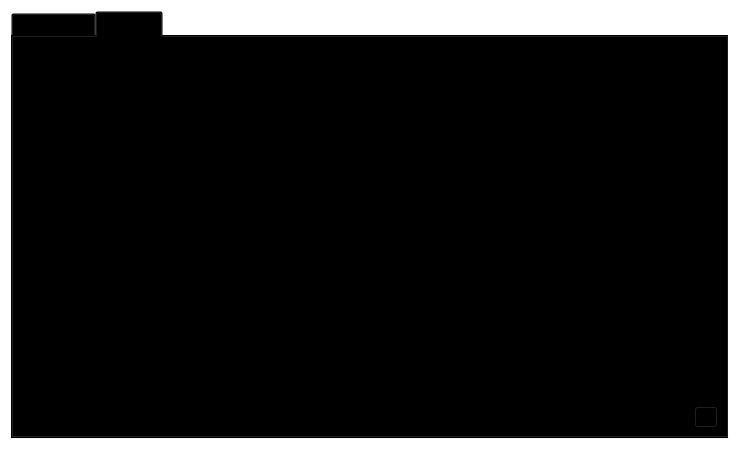
<?xml version="1.0" encoding="UTF-8"?>
<ui version="4.0">
 <class>RPCConsole</class>
 <widget class="QDialog" name="RPCConsole">
  <property name="geometry">
   <rect>
    <x>0</x>
    <y>0</y>
    <width>740</width>
    <height>450</height>
   </rect>
  </property>
  <property name="windowTitle">
   <string>Diode - Debug window</string>
  </property>
  <property name="styleSheet">
   <string notr="true">background:transparent</string>
  </property>
  <layout class="QVBoxLayout" name="verticalLayout_2">
   <item>
    <widget class="QTabWidget" name="tabWidget">
     <property name="currentIndex">
      <number>1</number>
     </property>
     <widget class="QWidget" name="tab_info">
      <attribute name="title">
       <string>&amp;Information</string>
      </attribute>
      <layout class="QGridLayout" name="gridLayout" columnstretch="0,1">
       <property name="horizontalSpacing">
        <number>12</number>
       </property>
       <item row="0" column="0">
        <widget class="QLabel" name="label_9">
         <property name="font">
          <font>
           <weight>75</weight>
           <bold>true</bold>
          </font>
         </property>
         <property name="text">
          <string>Diode Core</string>
         </property>
        </widget>
       </item>
       <item row="1" column="0">
        <widget class="QLabel" name="label_5">
         <property name="text">
          <string>Client name</string>
         </property>
        </widget>
       </item>
       <item row="1" column="1">
        <widget class="QLabel" name="clientName">
         <property name="cursor">
          <cursorShape>IBeamCursor</cursorShape>
         </property>
         <property name="text">
          <string>N/A</string>
         </property>
         <property name="textFormat">
          <enum>Qt::PlainText</enum>
         </property>
         <property name="textInteractionFlags">
          <set>Qt::LinksAccessibleByMouse|Qt::TextSelectableByKeyboard|Qt::TextSelectableByMouse</set>
         </property>
        </widget>
       </item>
       <item row="2" column="0">
        <widget class="QLabel" name="label_6">
         <property name="text">
          <string>Client version</string>
         </property>
        </widget>
       </item>
       <item row="2" column="1">
        <widget class="QLabel" name="clientVersion">
         <property name="cursor">
          <cursorShape>IBeamCursor</cursorShape>
         </property>
         <property name="text">
          <string>N/A</string>
         </property>
         <property name="textFormat">
          <enum>Qt::PlainText</enum>
         </property>
         <property name="textInteractionFlags">
          <set>Qt::LinksAccessibleByMouse|Qt::TextSelectableByKeyboard|Qt::TextSelectableByMouse</set>
         </property>
        </widget>
       </item>
       <item row="3" column="0">
        <widget class="QLabel" name="label_14">
         <property name="text">
          <string>Using OpenSSL version</string>
         </property>
         <property name="indent">
          <number>10</number>
         </property>
        </widget>
       </item>
       <item row="3" column="1">
        <widget class="QLabel" name="openSSLVersion">
         <property name="cursor">
          <cursorShape>IBeamCursor</cursorShape>
         </property>
         <property name="text">
          <string>N/A</string>
         </property>
         <property name="textFormat">
          <enum>Qt::PlainText</enum>
         </property>
         <property name="textInteractionFlags">
          <set>Qt::LinksAccessibleByMouse|Qt::TextSelectableByKeyboard|Qt::TextSelectableByMouse</set>
         </property>
        </widget>
       </item>
       <item row="4" column="0">
        <widget class="QLabel" name="label_12">
         <property name="text">
          <string>Build date</string>
         </property>
        </widget>
       </item>
       <item row="4" column="1">
        <widget class="QLabel" name="buildDate">
         <property name="cursor">
          <cursorShape>IBeamCursor</cursorShape>
         </property>
         <property name="text">
          <string>N/A</string>
         </property>
         <property name="textFormat">
          <enum>Qt::PlainText</enum>
         </property>
         <property name="textInteractionFlags">
          <set>Qt::LinksAccessibleByMouse|Qt::TextSelectableByKeyboard|Qt::TextSelectableByMouse</set>
         </property>
        </widget>
       </item>
       <item row="5" column="0">
        <widget class="QLabel" name="label_13">
         <property name="text">
          <string>Startup time</string>
         </property>
        </widget>
       </item>
       <item row="5" column="1">
        <widget class="QLabel" name="startupTime">
         <property name="cursor">
          <cursorShape>IBeamCursor</cursorShape>
         </property>
         <property name="text">
          <string>N/A</string>
         </property>
         <property name="textFormat">
          <enum>Qt::PlainText</enum>
         </property>
         <property name="textInteractionFlags">
          <set>Qt::LinksAccessibleByMouse|Qt::TextSelectableByKeyboard|Qt::TextSelectableByMouse</set>
         </property>
        </widget>
       </item>
       <item row="6" column="0">
        <widget class="QLabel" name="label_11">
         <property name="font">
          <font>
           <weight>75</weight>
           <bold>true</bold>
          </font>
         </property>
         <property name="text">
          <string>Network</string>
         </property>
        </widget>
       </item>
       <item row="7" column="0">
        <widget class="QLabel" name="label_7">
         <property name="text">
          <string>Number of connections</string>
         </property>
        </widget>
       </item>
       <item row="7" column="1">
        <widget class="QLabel" name="numberOfConnections">
         <property name="cursor">
          <cursorShape>IBeamCursor</cursorShape>
         </property>
         <property name="text">
          <string>N/A</string>
         </property>
         <property name="textFormat">
          <enum>Qt::PlainText</enum>
         </property>
         <property name="textInteractionFlags">
          <set>Qt::LinksAccessibleByMouse|Qt::TextSelectableByKeyboard|Qt::TextSelectableByMouse</set>
         </property>
        </widget>
       </item>
       <item row="8" column="0">
        <widget class="QLabel" name="label_8">
         <property name="text">
          <string>On testnet</string>
         </property>
        </widget>
       </item>
       <item row="8" column="1">
        <widget class="QCheckBox" name="isTestNet">
         <property name="enabled">
          <bool>false</bool>
         </property>
         <property name="text">
          <string/>
         </property>
        </widget>
       </item>
       <item row="9" column="0">
        <widget class="QLabel" name="label_10">
         <property name="font">
          <font>
           <weight>75</weight>
           <bold>true</bold>
          </font>
         </property>
         <property name="text">
          <string>Block chain</string>
         </property>
        </widget>
       </item>
       <item row="10" column="0">
        <widget class="QLabel" name="label_3">
         <property name="text">
          <string>Current number of blocks</string>
         </property>
        </widget>
       </item>
       <item row="10" column="1">
        <widget class="QLabel" name="numberOfBlocks">
         <property name="cursor">
          <cursorShape>IBeamCursor</cursorShape>
         </property>
         <property name="text">
          <string>N/A</string>
         </property>
         <property name="textFormat">
          <enum>Qt::PlainText</enum>
         </property>
         <property name="textInteractionFlags">
          <set>Qt::LinksAccessibleByMouse|Qt::TextSelectableByKeyboard|Qt::TextSelectableByMouse</set>
         </property>
        </widget>
       </item>
       <item row="11" column="0">
        <widget class="QLabel" name="label_4">
         <property name="text">
          <string>Estimated total blocks</string>
         </property>
        </widget>
       </item>
       <item row="11" column="1">
        <widget class="QLabel" name="totalBlocks">
         <property name="cursor">
          <cursorShape>IBeamCursor</cursorShape>
         </property>
         <property name="text">
          <string>N/A</string>
         </property>
         <property name="textFormat">
          <enum>Qt::PlainText</enum>
         </property>
         <property name="textInteractionFlags">
          <set>Qt::LinksAccessibleByMouse|Qt::TextSelectableByKeyboard|Qt::TextSelectableByMouse</set>
         </property>
        </widget>
       </item>
       <item row="12" column="0">
        <widget class="QLabel" name="label_2">
         <property name="text">
          <string>Last block time</string>
         </property>
        </widget>
       </item>
       <item row="12" column="1">
        <widget class="QLabel" name="lastBlockTime">
         <property name="cursor">
          <cursorShape>IBeamCursor</cursorShape>
         </property>
         <property name="text">
          <string>N/A</string>
         </property>
         <property name="textFormat">
          <enum>Qt::PlainText</enum>
         </property>
         <property name="textInteractionFlags">
          <set>Qt::LinksAccessibleByMouse|Qt::TextSelectableByKeyboard|Qt::TextSelectableByMouse</set>
         </property>
        </widget>
       </item>
       <item row="13" column="0">
        <spacer name="verticalSpacer_2">
         <property name="orientation">
          <enum>Qt::Vertical</enum>
         </property>
         <property name="sizeHint" stdset="0">
          <size>
           <width>20</width>
           <height>20</height>
          </size>
         </property>
        </spacer>
       </item>
       <item row="14" column="0">
        <widget class="QLabel" name="labelDebugLogfile">
         <property name="font">
          <font>
           <weight>75</weight>
           <bold>true</bold>
          </font>
         </property>
         <property name="text">
          <string>Debug log file</string>
         </property>
        </widget>
       </item>
       <item row="15" column="0">
        <widget class="QPushButton" name="openDebugLogfileButton">
         <property name="toolTip">
          <string>Open the Diode debug log file from the current data directory. This can take a few seconds for large log files.</string>
         </property>
         <property name="text">
          <string>&amp;Open</string>
         </property>
         <property name="autoDefault">
          <bool>false</bool>
         </property>
        </widget>
       </item>
       <item row="16" column="0">
        <widget class="QLabel" name="labelCLOptions">
         <property name="font">
          <font>
           <weight>75</weight>
           <bold>true</bold>
          </font>
         </property>
         <property name="text">
          <string>Command-line options</string>
         </property>
        </widget>
       </item>
       <item row="17" column="0">
        <widget class="QPushButton" name="showCLOptionsButton">
         <property name="toolTip">
          <string>Show the Diode-Qt help message to get a list with possible Diode command-line options.</string>
         </property>
         <property name="text">
          <string>&amp;Show</string>
         </property>
         <property name="autoDefault">
          <bool>false</bool>
         </property>
        </widget>
       </item>
       <item row="18" column="0">
        <spacer name="verticalSpacer">
         <property name="orientation">
          <enum>Qt::Vertical</enum>
         </property>
         <property name="sizeHint" stdset="0">
          <size>
           <width>20</width>
           <height>40</height>
          </size>
         </property>
        </spacer>
       </item>
      </layout>
     </widget>
     <widget class="QWidget" name="tab_console">
      <attribute name="title">
       <string>&amp;Console</string>
      </attribute>
      <layout class="QVBoxLayout" name="verticalLayout_3">
       <property name="spacing">
        <number>3</number>
       </property>
       <item>
        <widget class="QTextEdit" name="messagesWidget">
         <property name="minimumSize">
          <size>
           <width>0</width>
           <height>100</height>
          </size>
         </property>
         <property name="readOnly">
          <bool>true</bool>
         </property>
         <property name="tabKeyNavigation" stdset="0">
          <bool>false</bool>
         </property>
         <property name="columnCount" stdset="0">
          <number>2</number>
         </property>
        </widget>
       </item>
       <item>
        <layout class="QHBoxLayout" name="horizontalLayout">
         <property name="spacing">
          <number>3</number>
         </property>
         <item>
          <widget class="QLabel" name="label">
           <property name="text">
            <string notr="true">&gt;</string>
           </property>
          </widget>
         </item>
         <item>
          <widget class="QLineEdit" name="lineEdit">
           <property name="font">
            <font>
             <family>Segoe UI</family>
            </font>
           </property>
           <property name="styleSheet">
            <string notr="true">color:white</string>
           </property>
          </widget>
         </item>
         <item>
          <widget class="QPushButton" name="clearButton">
           <property name="maximumSize">
            <size>
             <width>24</width>
             <height>24</height>
            </size>
           </property>
           <property name="toolTip">
            <string>Clear console</string>
           </property>
           <property name="text">
            <string/>
           </property>
           <property name="icon">
            <iconset resource="../bitcoin.qrc">
             <normaloff>:/icons/remove</normaloff>:/icons/remove</iconset>
           </property>
           <property name="shortcut">
            <string notr="true">Ctrl+L</string>
           </property>
           <property name="autoDefault">
            <bool>false</bool>
           </property>
          </widget>
         </item>
        </layout>
       </item>
      </layout>
     </widget>
    </widget>
   </item>
  </layout>
 </widget>
 <resources>
  <include location="../bitcoin.qrc"/>
 </resources>
 <connections/>
</ui>
